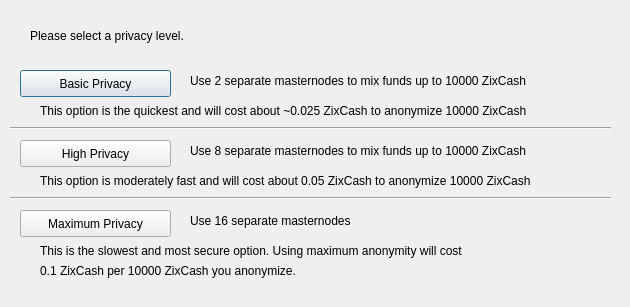
<?xml version="1.0" encoding="UTF-8"?>
<ui version="4.0">
 <class>ObfuscationConfig</class>
 <widget class="QDialog" name="ObfuscationConfig">
  <property name="geometry">
   <rect>
    <x>0</x>
    <y>0</y>
    <width>630</width>
    <height>307</height>
   </rect>
  </property>
  <property name="windowTitle">
   <string>Configure Obfuscation</string>
  </property>
  <widget class="QPushButton" name="buttonBasic">
   <property name="geometry">
    <rect>
     <x>20</x>
     <y>70</y>
     <width>151</width>
     <height>27</height>
    </rect>
   </property>
   <property name="text">
    <string>Basic Privacy</string>
   </property>
  </widget>
  <widget class="QPushButton" name="buttonHigh">
   <property name="geometry">
    <rect>
     <x>20</x>
     <y>140</y>
     <width>151</width>
     <height>27</height>
    </rect>
   </property>
   <property name="text">
    <string>High Privacy</string>
   </property>
  </widget>
  <widget class="QPushButton" name="buttonMax">
   <property name="geometry">
    <rect>
     <x>20</x>
     <y>210</y>
     <width>151</width>
     <height>27</height>
    </rect>
   </property>
   <property name="text">
    <string>Maximum Privacy</string>
   </property>
  </widget>
  <widget class="QLabel" name="label">
   <property name="geometry">
    <rect>
     <x>30</x>
     <y>20</y>
     <width>571</width>
     <height>31</height>
    </rect>
   </property>
   <property name="text">
    <string>Please select a privacy level.</string>
   </property>
  </widget>
  <widget class="QLabel" name="label_2">
   <property name="geometry">
    <rect>
     <x>190</x>
     <y>70</y>
     <width>421</width>
     <height>21</height>
    </rect>
   </property>
   <property name="text">
    <string>Use 2 separate masternodes to mix funds up to 10000 ZixCash</string>
   </property>
  </widget>
  <widget class="QLabel" name="label_3">
   <property name="geometry">
    <rect>
     <x>190</x>
     <y>140</y>
     <width>411</width>
     <height>21</height>
    </rect>
   </property>
   <property name="text">
    <string>Use 8 separate masternodes to mix funds up to 10000 ZixCash</string>
   </property>
  </widget>
  <widget class="QLabel" name="label_4">
   <property name="geometry">
    <rect>
     <x>190</x>
     <y>210</y>
     <width>421</width>
     <height>21</height>
    </rect>
   </property>
   <property name="text">
    <string>Use 16 separate masternodes</string>
   </property>
  </widget>
  <widget class="QLabel" name="label_6">
   <property name="geometry">
    <rect>
     <x>40</x>
     <y>100</y>
     <width>561</width>
     <height>21</height>
    </rect>
   </property>
   <property name="text">
    <string>This option is the quickest and will cost about ~0.025 ZixCash to anonymize 10000 ZixCash</string>
   </property>
  </widget>
  <widget class="QLabel" name="label_7">
   <property name="geometry">
    <rect>
     <x>40</x>
     <y>170</y>
     <width>561</width>
     <height>21</height>
    </rect>
   </property>
   <property name="text">
    <string>This option is moderately fast and will cost about 0.05 ZixCash to anonymize 10000 ZixCash</string>
   </property>
  </widget>
  <widget class="QLabel" name="label_8">
   <property name="geometry">
    <rect>
     <x>40</x>
     <y>240</y>
     <width>561</width>
     <height>21</height>
    </rect>
   </property>
   <property name="text">
    <string>This is the slowest and most secure option. Using maximum anonymity will cost</string>
   </property>
  </widget>
  <widget class="QLabel" name="label_9">
   <property name="geometry">
    <rect>
     <x>40</x>
     <y>260</y>
     <width>561</width>
     <height>21</height>
    </rect>
   </property>
   <property name="text">
    <string>0.1 ZixCash per 10000 ZixCash you anonymize.</string>
   </property>
  </widget>
  <widget class="Line" name="line">
   <property name="geometry">
    <rect>
     <x>10</x>
     <y>120</y>
     <width>601</width>
     <height>16</height>
    </rect>
   </property>
   <property name="orientation">
    <enum>Qt::Horizontal</enum>
   </property>
  </widget>
  <widget class="Line" name="line_2">
   <property name="geometry">
    <rect>
     <x>10</x>
     <y>190</y>
     <width>601</width>
     <height>16</height>
    </rect>
   </property>
   <property name="orientation">
    <enum>Qt::Horizontal</enum>
   </property>
  </widget>
 </widget>
 <resources/>
 <connections/>
</ui>
